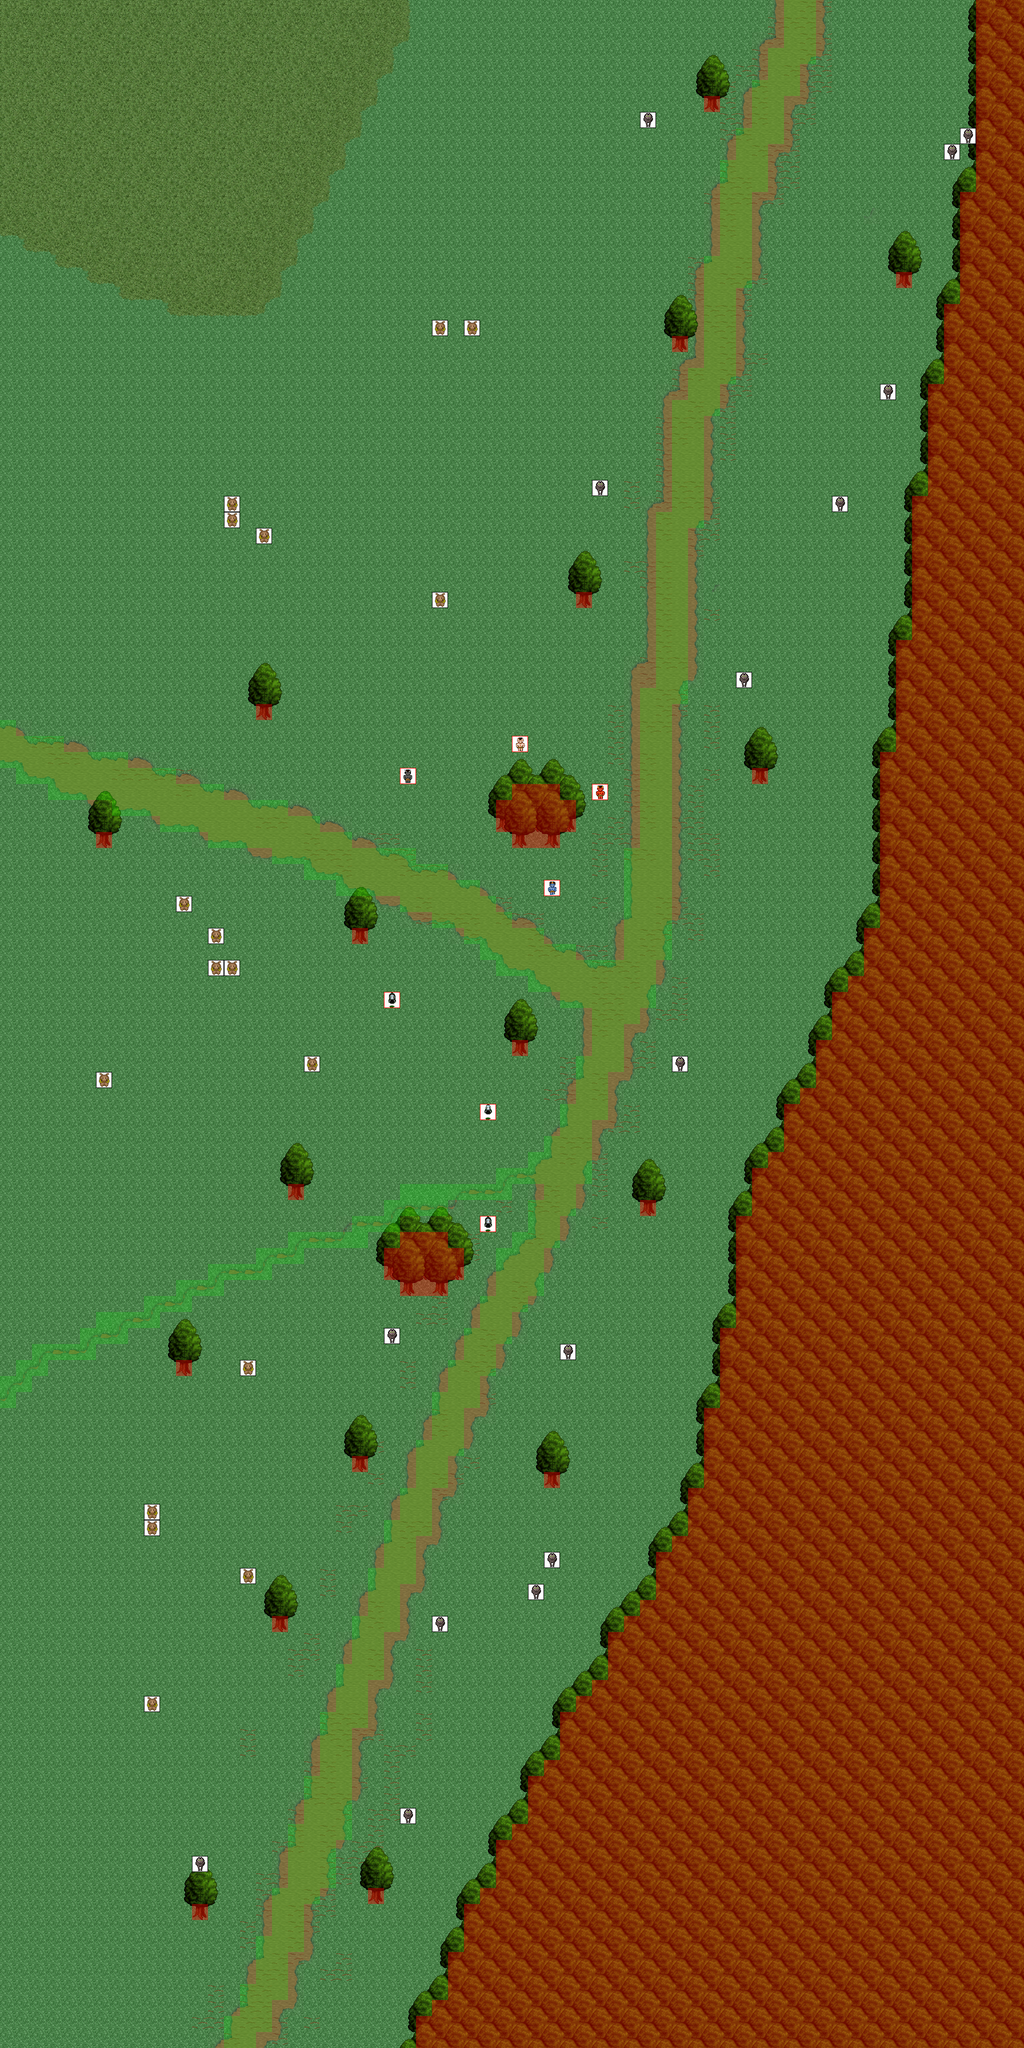

A level layout from a 2D game, rendered from its tile map. Below: a short description, then the map file with tile-grid data replaced by summaries:
An orthogonal 64x128 tile map with 32x32 px tiles, 10 tile layers (0_floor, 1_terrain, 2_object, 3_roof, ...), 50 tilesets.

<map version="1.2" tiledversion="1.2.0" orientation="orthogonal" renderorder="right-down" width="64" height="128" tilewidth="32" tileheight="32" infinite="0" nextlayerid="61" nextobjectid="1">
 <tileset firstgid="1" name="daisy_white" tilewidth="32" tileheight="32" tilecount="8" columns="2">
  <image source="../../tileset/plant/flower/daisy_white.png" trans="ffffff" width="64" height="128" />
 </tileset>
 <tileset firstgid="9" name="collision" tilewidth="32" tileheight="32" tilecount="1" columns="1">
  <image source="../../tileset/logic/collision.png" width="32" height="32" />
 </tileset>
 <tileset firstgid="10" name="protection" tilewidth="32" tileheight="32" tilecount="2" columns="2">
  <image source="../../tileset/logic/protection.png" width="64" height="32" />
 </tileset>
 <tileset firstgid="12" name="trawa" tilewidth="32" tileheight="32" tilecount="33" columns="3">
  <image source="../../tileset/ground/ground.png" width="96" height="352" />
 </tileset>
 <tileset firstgid="45" name="gorka" tilewidth="32" tileheight="32" tilecount="96" columns="12">
  <image source="../../tileset/pol/waly/earth_dark_stone.png" width="384" height="256" />
 </tileset>
 <tileset firstgid="141" name="gras_edgs" tilewidth="32" tileheight="32" tilecount="36" columns="12">
  <image source="../../tileset/ground/grass_edges.png" width="384" height="96" />
 </tileset>
 <tileset firstgid="177" name="gras_crns" tilewidth="32" tileheight="32" tilecount="24" columns="6">
  <image source="../../tileset/ground/grass_corners.png" width="192" height="128" />
 </tileset>
 <tileset firstgid="201" name="grzybki" tilewidth="32" tileheight="32" tilecount="6" columns="6">
  <image source="../../tileset/logic/item/mushroom.png" width="192" height="32" />
 </tileset>
 <tileset firstgid="207" name="skauki" tilewidth="32" tileheight="32" tilecount="6" columns="3">
  <image source="../../tileset/building/decoration/rocks.png" width="96" height="64" />
 </tileset>
 <tileset firstgid="213" name="daisy_yellow" tilewidth="32" tileheight="32" tilecount="8" columns="2">
  <image source="../../tileset/plant/flower/daisy_yellow.png" width="64" height="128" />
 </tileset>
 <tileset firstgid="221" name="buk" tilewidth="32" tileheight="32" tilecount="12" columns="3">
  <image source="../../tileset/pol/natura/drzewa/tree_buk.png" width="96" height="128" />
 </tileset>
 <tileset firstgid="233" name="buklas" tilewidth="32" tileheight="32" tilecount="42" columns="7">
  <image source="../../tileset/pol/natura/drzewa/tree_buk_las.png" width="224" height="192" />
 </tileset>
 <tileset firstgid="275" name="barbamur" tilewidth="32" tileheight="32" tilecount="52" columns="13">
  <image source="../../tileset/pol/domki/barbakan_mury.png" width="416" height="128" />
 </tileset>
 <tileset firstgid="327" name="barbafas" tilewidth="32" tileheight="32" tilecount="70" columns="7">
  <image source="../../tileset/pol/domki/barbakan_fasada2.png" width="224" height="320" />
 </tileset>
 <tileset firstgid="397" name="barbaok" tilewidth="32" tileheight="32" tilecount="56" columns="8">
  <image source="../../tileset/pol/domki/okna/barbakan_okna.png" width="256" height="224" />
 </tileset>
 <tileset firstgid="453" name="barbadach4" tilewidth="32" tileheight="32" tilecount="126" columns="7">
  <image source="../../tileset/pol/domki/dachy/barbakan_dachowki3.png" width="224" height="576" />
 </tileset>
 <tileset firstgid="579" name="barbafas2" tilewidth="32" tileheight="32" tilecount="70" columns="7">
  <image source="../../tileset/pol/domki/barbakan_fasada1.png" width="224" height="320" />
 </tileset>
 <tileset firstgid="649" name="barbador" tilewidth="32" tileheight="32" tilecount="2" columns="1">
  <image source="../../tileset/pol/domki/drzwi/door_drewno_barbakan.png" width="32" height="64" />
 </tileset>
 <tileset firstgid="651" name="barbadors2" tilewidth="32" tileheight="32" tilecount="1" columns="1">
  <image source="../../tileset/pol/domki/drzwi/door_drewno_warownia.png" width="32" height="32" />
 </tileset>
 <tileset firstgid="652" name="barbadachele" tilewidth="32" tileheight="32" tilecount="60" columns="3">
  <image source="../../tileset/pol/domki/dachy/dach_dachowka_elementy.png" width="96" height="640" />
 </tileset>
 <tileset firstgid="712" name="barbabel" tilewidth="32" tileheight="32" tilecount="51" columns="3">
  <image source="../../tileset/pol/domki/tower_stone_dzwonnica.png" width="96" height="544" />
 </tileset>
 <tileset firstgid="763" name="drzkatewawe" tilewidth="32" tileheight="32" tilecount="4" columns="2">
  <image source="../../tileset/pol/domki/drzwi/door_drewno_warownia2.png" width="64" height="64" />
 </tileset>
 <tileset firstgid="767" name="tower" tilewidth="32" tileheight="32" tilecount="18" columns="3">
  <image source="../../tileset/pol/domki/tower_stone_drewno.png" width="96" height="192" />
 </tileset>
 <tileset firstgid="785" name="dachwawe" tilewidth="32" tileheight="32" tilecount="49" columns="7">
  <image source="../../tileset/pol/domki/dachy/barbakan_dach.png" width="224" height="224" />
 </tileset>
 <tileset firstgid="834" name="touer" tilewidth="32" tileheight="32" tilecount="63" columns="3">
  <image source="../../tileset/pol/domki/tower_stone_walls.png" width="96" height="672" />
 </tileset>
 <tileset firstgid="897" name="chatka" tilewidth="32" tileheight="32" tilecount="56" columns="8">
  <image source="../../tileset/pol/domki/chatka_big_pr2.png" width="256" height="224" />
 </tileset>
 <tileset firstgid="953" name="baszta okno" tilewidth="32" tileheight="32" tilecount="18" columns="9">
  <image source="../../tileset/pol/domki/okna/tower_stone_ucha.png" width="288" height="64" />
 </tileset>
 <tileset firstgid="971" name="baszta" tilewidth="32" tileheight="32" tilecount="12" columns="2">
  <image source="../../tileset/pol/domki/tower_stone.png" width="64" height="192" />
 </tileset>
 <tileset firstgid="983" name="straze" tilewidth="32" tileheight="32" tilecount="66" columns="11">
  <image source="../../tileset/pol/posagi/straznicy.png" width="352" height="192" />
 </tileset>
 <tileset firstgid="1049" name="salatki" tilewidth="32" tileheight="32" tilecount="13" columns="13">
  <image source="../../tileset/logic/item/vegetable.png" width="416" height="32" />
 </tileset>
 <tileset firstgid="1062" name="plotka" tilewidth="32" tileheight="32" tilecount="18" columns="3">
  <image source="../../tileset/pol/ogrodzenie/plotek2.png" width="96" height="192" />
 </tileset>
 <tileset firstgid="1080" name="blotko" tilewidth="32" tileheight="32" tilecount="18" columns="6">
  <image source="../../tileset/ground/earth_edges.png" width="192" height="96" />
 </tileset>
 <tileset firstgid="1098" name="latarnia_blaszczysko" tilewidth="32" tileheight="32" tilecount="25" columns="5">
  <image source="../../tileset/pol/oswietlenie/latarnia_blaszczysko.png" width="160" height="160" />
 </tileset>
 <tileset firstgid="1123" name="grass_green2" tilewidth="32" tileheight="32" tilecount="24" columns="8">
  <image source="../../tileset/pol/podloze/grass_green2.png" width="256" height="96" />
 </tileset>
 <tileset firstgid="1147" name="../../tileset/plant/bush/bushes.png" tilewidth="32" tileheight="32" tilecount="10" columns="5">
  <image source="../../tileset/plant/bush/bushes.png" trans="ffffff" width="160" height="64" />
 </tileset>
 <tileset firstgid="1157" name="../../tileset/item/pot/pot_purple.png" tilewidth="32" tileheight="32" tilecount="1" columns="1">
  <image source="../../tileset/item/pot/pot_purple.png" trans="ff00ff" width="32" height="32" />
 </tileset>
 <tileset firstgid="1158" name="../../tileset/item/pot/barrel.png" tilewidth="32" tileheight="32" tilecount="2" columns="1">
  <image source="../../tileset/item/pot/barrel.png" trans="ff00ff" width="32" height="64" />
 </tileset>
 <tileset firstgid="1160" name="../../tileset/ground/rock/rocks_2.png" tilewidth="32" tileheight="32" tilecount="4" columns="2">
  <image source="../../tileset/ground/rock/rocks_2.png" trans="ff00ff" width="64" height="64" />
 </tileset>
 <tileset firstgid="1164" name="../../tileset/building/decoration/rocks_2.png" tilewidth="32" tileheight="32" tilecount="2" columns="1">
  <image source="../../tileset/building/decoration/rocks_2.png" trans="ffffff" width="32" height="64" />
 </tileset>
 <tileset firstgid="1166" name="goatfood" tilewidth="32" tileheight="32" tilecount="1" columns="1">
  <image source="../../tileset/logic/item/goatfood.png" width="32" height="32" />
 </tileset>
 <tileset firstgid="1167" name="fowl" tilewidth="32" tileheight="32" tilecount="6" columns="6">
  <image source="../../tileset/logic/creature/fowl.png" width="192" height="32" />
 </tileset>
 <tileset firstgid="1173" name="zamek" tilewidth="32" tileheight="32" tilecount="320" columns="20">
  <image source="../../tileset/building/castle.png" width="640" height="512" />
 </tileset>
 <tileset firstgid="1493" name="waly" tilewidth="32" tileheight="32" tilecount="96" columns="12">
  <image source="../../tileset/ground/ridge/earth_pale.png" width="384" height="256" />
 </tileset>
 <tileset firstgid="1589" name="dzrzewo" tilewidth="32" tileheight="32" tilecount="30" columns="6">
  <image source="../../tileset/pol/natura/drzewa/tree_orzech2small.png" width="192" height="160" />
 </tileset>
 <tileset firstgid="1619" name="drzewko" tilewidth="32" tileheight="32" tilecount="36" columns="6">
  <image source="../../tileset/pol/natura/drzewa/drzewko5.png" width="192" height="192" />
 </tileset>
 <tileset firstgid="1655" name="krzak" tilewidth="32" tileheight="32" tilecount="9" columns="3">
  <image source="../../tileset/pol/natura/drzewa/spring_bush.png" width="96" height="96" />
 </tileset>
 <tileset firstgid="1664" name="pien 1" tilewidth="32" tileheight="32" tilecount="6" columns="3">
  <image source="../../tileset/plant/stump/hollow_logs.png" width="96" height="64" />
 </tileset>
 <tileset firstgid="1670" name="animal" tilewidth="32" tileheight="32" tilecount="32" columns="8">
  <image source="../../tileset/logic/creature/animal.png" width="256" height="128" />
 </tileset>
 <tileset firstgid="1702" name="pol_czarty" tilewidth="32" tileheight="32" tilecount="5" columns="5">
  <image source="../../tileset/logic/creature/pol_czarty.png" width="160" height="32" />
 </tileset>
 <tileset firstgid="1707" name="pol_zjawy" tilewidth="32" tileheight="32" tilecount="16" columns="8">
  <image source="../../tileset/logic/creature/pol_zjawy.png" width="256" height="64" />
 </tileset>
 <layer id="51" name="0_floor" width="64" height="128">
  <data>[8192 cells, 8192 non-empty, 11 distinct tile ids]</data>
 </layer>
 <layer id="52" name="1_terrain" width="64" height="128">
  <data>[8192 cells, 544 non-empty, 29 distinct tile ids]</data>
 </layer>
 <layer id="53" name="2_object" width="64" height="128">
  <data>[8192 cells, 425 non-empty, 16 distinct tile ids]</data>
 </layer>
 <layer id="54" name="3_roof" width="64" height="128">
  <data>[8192 cells, 2359 non-empty, 41 distinct tile ids]</data>
 </layer>
 <layer id="55" name="4_roof_add" width="64" height="128">
  <data>[8192 cells, 46 non-empty, 1 distinct tile ids]</data>
 </layer>
 <layer id="56" name="objects" width="64" height="128">
  <data>[8192 cells, 39 non-empty, 8 distinct tile ids]</data>
 </layer>
 <layer id="57" name="collision" width="64" height="128" opacity="0.4">
  <data>[8192 cells, 1998 non-empty, 1 distinct tile ids]</data>
 </layer>
 <layer id="58" name="protection" width="64" height="128" opacity="0.2">
  <data>[8192 cells, 490 non-empty, 1 distinct tile ids]</data>
 </layer>
 <layer id="59" name="blend_ground" width="64" height="128" opacity="0.4">
  <data>[8192 cells, 0 non-empty, 0 distinct tile ids]</data>
 </layer>
 <layer id="60" name="blend_roof" width="64" height="128" opacity="0.4">
  <data>[8192 cells, 0 non-empty, 0 distinct tile ids]</data>
 </layer>
</map>
